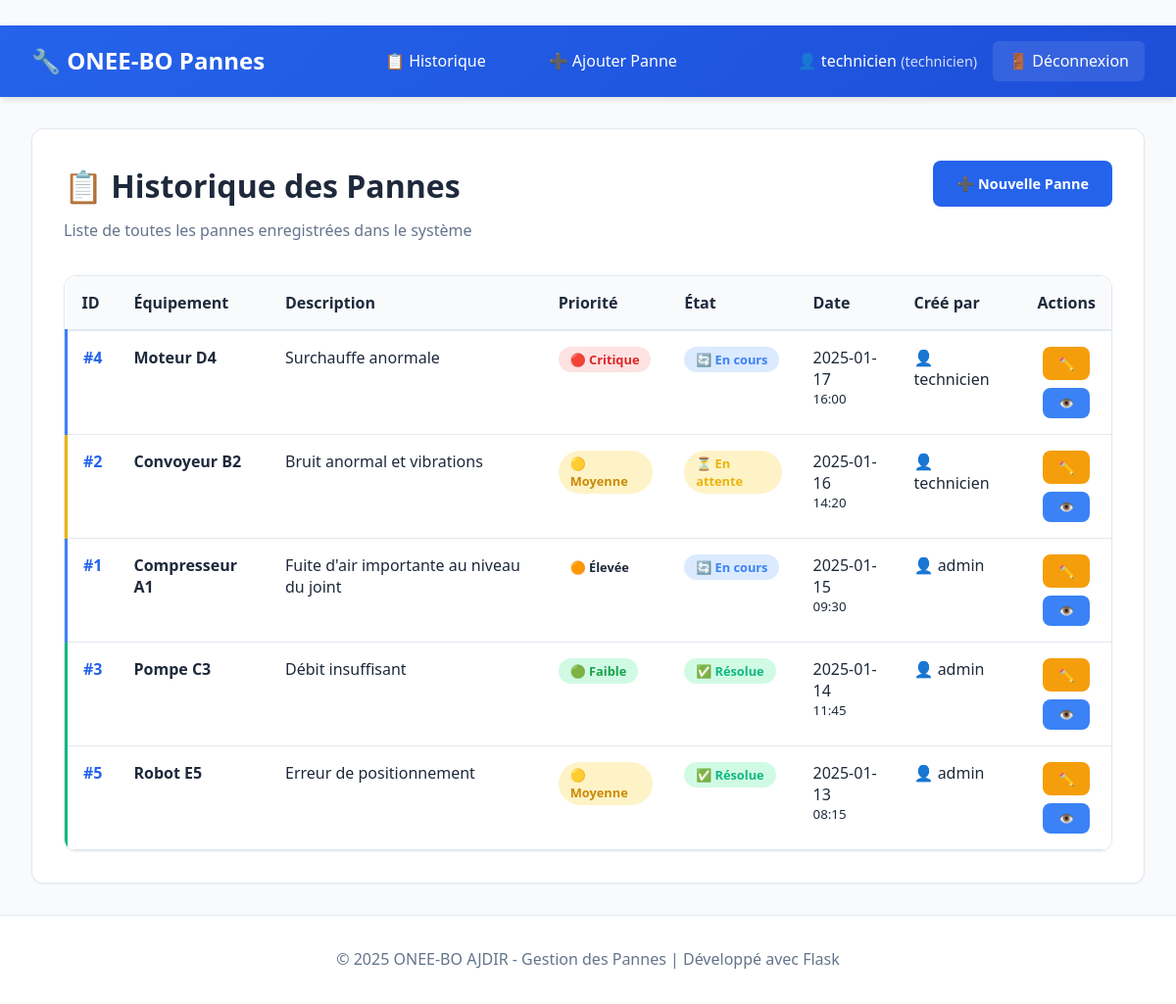
/historique (signed in), run on the app's committed database.
### tables this page shows
CREATE TABLE pannes (
            id INTEGER PRIMARY KEY AUTOINCREMENT,
            equipement TEXT NOT NULL,
            description TEXT NOT NULL,
            priorite TEXT NOT NULL CHECK (priorite IN ('Faible', 'Moyenne', 'Élevée', 'Critique')),
            etat TEXT NOT NULL CHECK (etat IN ('En attente', 'En cours', 'Résolue', 'Fermée')),
            date_creation TIMESTAMP NOT NULL,
            cause TEXT,
            solution TEXT,
            observation TEXT,
            user_id INTEGER NOT NULL,
            FOREIGN KEY (user_id) REFERENCES users (id)
        );

CREATE TABLE users (
            id INTEGER PRIMARY KEY AUTOINCREMENT,
            username TEXT UNIQUE NOT NULL,
            password TEXT NOT NULL,
            role TEXT NOT NULL CHECK (role IN ('admin', 'technicien')),
            date_creation TIMESTAMP DEFAULT CURRENT_TIMESTAMP
        );

### app1.py (the view)
@app.route('/historique')
@login_required
def historique():
    conn = get_db_connection()
    pannes = conn.execute(
        '''SELECT p.*, u.username FROM pannes p
           JOIN users u ON p.user_id = u.id
           ORDER BY p.date_creation DESC'''
    ).fetchall()
    conn.close()
    return render_template('historique.html', pannes=pannes)

### app1.py (called while the page is built)
def get_db_connection():
    conn = sqlite3.connect('gmao.db')
    conn.row_factory = sqlite3.Row
    return conn

def login_required(f):
    @wraps(f)
    def decorated_function(*args, **kwargs):
        if 'user_id' not in session:
            return redirect(url_for('login'))
        return f(*args, **kwargs)
    return decorated_function

### templates/historique.html (shortened to what this page needs)
﻿{% extends "base.html" %}
{% block content %}
<div class="page-header">
    <div>
        <h1>📋 Historique des Pannes</h1>
        <p>Liste de toutes les pannes enregistrées dans le système</p>
    </div>
    <div class="header-actions">
        <a href="{{ url_for('ajouter_panne') }}" class="btn btn-primary">➕ Nouvelle Panne</a>
    </div>
</div>
{% if pannes %}
<div class="table-container">
    <table class="pannes-table">
        <thead>
            <tr>
                <th>ID</th>
                <th>Équipement</th>
                <th>Description</th>
                <th>Priorité</th>
                <th>État</th>
                <th>Date</th>
                <th>Créé par</th>
                <th>Actions</th>
            </tr>
        </thead>
        <tbody>
            {% for panne in pannes %}
            <tr class="panne-row panne-{{ panne.etat.lower().replace(' ', '-').replace('é', 'e') }}">
                <td class="panne-id">#{{ panne.id }}</td>
                <td class="panne-equipement">
                    <strong>{{ panne.equipement }}</strong>
                </td>
                <td class="panne-description">
                    <div class="description-preview">
                        {{ panne.description[:80] }}{% if panne.description|length > 80 %}...{% endif %}
                    </div>
                </td>
                <td class="panne-priorite">
                    <span class="priority-badge priority-{{ panne.priorite.lower() }}">
                        {% if panne.priorite == 'Critique' %}🔴
                        {% elif panne.priorite == 'Élevée' %}🟠
                        {% elif panne.priorite == 'Moyenne' %}🟡
                        {% else %}🟢
                        {% endif %}
                        {{ panne.priorite }}
                    </span>
                </td>
                <td class="panne-etat">
                    <span class="status-badge status-{{ panne.etat.lower().replace(' ', '-').replace('é', 'e') }}">
                        {% if panne.etat == 'En attente' %}⏳
                        {% elif panne.etat == 'En cours' %}🔄
                        {% elif panne.etat == 'Résolue' %}✅
                        {% else %}🔒
                        {% endif %}
                        {{ panne.etat }}
                    </span>
                </td>
                <td class="panne-date">
                    {{ panne.date_creation.split(' ')[0] }}
                    <br>
                    <small>{{ panne.date_creation.split(' ')[1][:5] }}</small>
                </td>
                <td class="panne-user">
                    👤 {{ panne.username }}
                </td>
                <td class="panne-actions">
                    <a href="{{ url_for('modifier_panne', panne_id=panne.id) }}"
                       class="btn btn-small btn-edit" title="Modifier">✏️</a>
                    <button class="btn btn-small btn-view"
                            onclick="showPanneDetails({{ panne.id }})" title="Détails">
                        👁️
                    </button>
                </td>
            </tr>
            {% endfor %}
        </tbody>
    </table>
</div>
{% endif %}
{% endblock %}

### static/style1.css (style rules this page uses)
:root { --primary-color: #2563eb; --primary-dark: #1d4ed8; --secondary-color: #64748b; --success-color: #10b981; --warning-color: #f59e0b; --danger-color: #ef4444; --info-color: #3b82f6; --bg-color: #f8fafc; --card-bg: #ffffff; --border-color: #e2e8f0; --text-color: #1e293b; --text-muted: #64748b; --priority-critical: #dc2626; --priority-high: #ea580c; --priority-medium: #ca8a04; --priority-low: #16a34a; --status-pending: #eab308; --status-progress: #3b82f6; --status-resolved: #10b981; --status-closed: #6b7280; --shadow-sm: 0 1px 2px 0 rgb(0 0 0 / 0.05); --shadow-md: 0 4px 6px -1px rgb(0 0 0 / 0.1); --shadow-lg: 0 10px 15px -3px rgb(0 0 0 / 0.1); }
* { margin: 0; padding: 0; box-sizing: border-box; }
body { font-family: 'Segoe UI', Tahoma, Geneva, Verdana, sans-serif; background-color: var(--bg-color); color: var(--text-color); line-height: 1.6; min-height: 100vh; display: flex; flex-direction: column; }
.page-header { margin-bottom: 2rem; display: flex; justify-content: space-between; align-items: flex-start; flex-wrap: wrap; gap: 1rem; }
.page-header h1 { font-size: 2rem; font-weight: 700; color: var(--text-color); }
.page-header p { color: var(--text-muted); margin-top: 0.5rem; }
.header-actions { display: flex; flex-direction: column; gap: 1rem; align-items: flex-end; }
.btn { display: inline-flex; align-items: center; padding: 0.75rem 1.5rem; border: none; border-radius: 8px; text-decoration: none; font-weight: 600; font-size: 0.9rem; cursor: pointer; transition: all 0.2s; gap: 0.5rem; }
.btn-primary { background-color: var(--primary-color); color: white; }
.btn-small { padding: 0.5rem 1rem; font-size: 0.8rem; }
.btn-edit { background-color: var(--warning-color); color: white; }
.btn-view { background-color: var(--info-color); color: white; }
.panne-actions { display: flex; flex-direction: column; gap: 0.5rem; align-items: center; }
.table-container { overflow-x: auto; border-radius: 12px; border: 1px solid var(--border-color); box-shadow: var(--shadow-sm); }
.pannes-table { width: 100%; border-collapse: collapse; background-color: var(--card-bg); }
.pannes-table th { background-color: var(--bg-color); padding: 1rem; text-align: left; font-weight: 600; border-bottom: 2px solid var(--border-color); color: var(--text-color); }
.pannes-table td { padding: 1rem; border-bottom: 1px solid var(--border-color); vertical-align: top; }
.panne-id { font-weight: 600; color: var(--primary-color); }
.panne-equipement strong { color: var(--text-color); }
.description-preview, .description-full { margin-bottom: 0.5rem; }
.priority-badge, .status-badge { display: inline-flex; align-items: center; padding: 0.25rem 0.75rem; border-radius: 50px; font-size: 0.8rem; font-weight: 600; gap: 0.25rem; }
.priority-critique { background-color: #fee2e2; color: var(--priority-critical); }
.priority-moyenne { background-color: #fef3c7; color: var(--priority-medium); }
.priority-faible { background-color: #d1fae5; color: var(--priority-low); }
.status-en-attente { background-color: #fef3c7; color: var(--status-pending); }
.status-en-cours { background-color: #dbeafe; color: var(--status-progress); }
.status-resolue { background-color: #d1fae5; color: var(--status-resolved); }
.panne-en-attente { border-left: 3px solid var(--status-pending); }
.panne-en-cours { border-left: 3px solid var(--status-progress); }
.panne-resolue { border-left: 3px solid var(--status-resolved); }

### data on the page
pannes: id "4", equipement "Moteur D4", description "Surchauffe anormale", priorite "Critique", etat "En cours", date_creation "2025-01-17", date_creation "16:00", username "technicien"
pannes: id "2", equipement "Convoyeur B2", description "Bruit anormal et vibrations", priorite "Moyenne", etat "En attente", date_creation "2025-01-16", date_creation "14:20", username "technicien"
pannes: id "1", equipement "Compresseur A1", description "Fuite d'air importante au niveau du joint", priorite "Élevée", etat "En cours", date_creation "2025-01-15", date_creation "09:30", username "admin"
pannes: id "3", equipement "Pompe C3", description "Débit insuffisant", priorite "Faible", etat "Résolue", date_creation "2025-01-14", date_creation "11:45", username "admin"
pannes: id "5", equipement "Robot E5", description "Erreur de positionnement", priorite "Moyenne", etat "Résolue", date_creation "2025-01-13", date_creation "08:15", username "admin"

### other printed values
{{ session.username }} "technicien"
{{ session.role }} "technicien"
